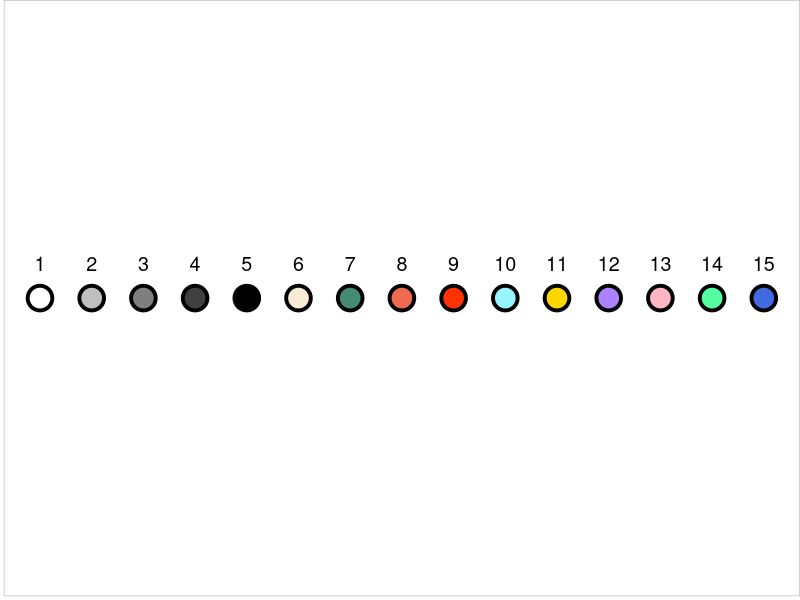

Generate this figure with R: (Note: this script raises an error after producing the figure.)
color_hex=c('#FFFFFF','#BFBFBF','#7F7F7F','#404040','#000000',
            '#FAEBD7','#458B74','#EE6A50','#FF3300','#98F5FF',
            '#FFD700','#AB82FF','#FFB5C5','#54FF9F','#4169E1')

library(ggplot2)


n=15
df=data.frame(a=seq(1,100,length.out = n),b=rep(0,n))



color_pic=ggplot()+scale_y_continuous(limits = c(-10,10))+
  geom_point(data=df,aes(x=a,y=b),
             fill=color_hex[1:n],size=7,shape=21,color=color_hex[5],stroke=2)+
  geom_text(data=data.frame(a=seq(1,100,length.out = n),b=1),aes(x=a,y=b),
            label=as.character(seq(1,15)),vjust=0,size=5,family='sans')+
  theme(panel.grid =element_blank())+
  theme(axis.text = element_blank())+
  theme(axis.ticks = element_blank())+
  theme(panel.border = element_blank())+
  theme(axis.title = element_blank())+
  theme(panel.background = element_rect(fill = color_hex[1],color=color_hex[2]))+
  theme(plot.margin = unit(c(0,0,0,0),'pt'))

gray_colors=function(n){
  color=c()
  s=seq(0,1,length.out = n)
  for(i in 1:n){
    color=c(color,gray(s[i]))
  }
  return(color)
}

save(color_hex,color_pic,gray_colors,file = '/Bioinformatics/R code/Rcolor.Rdata')

